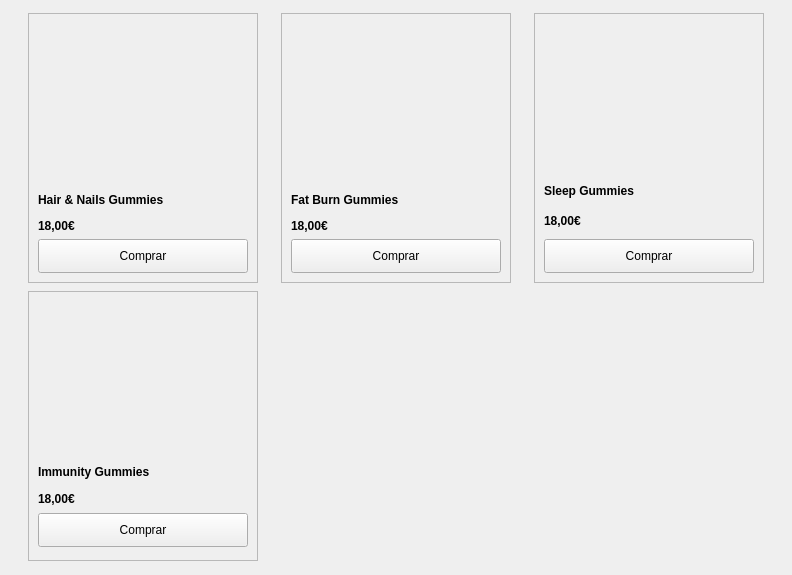
                    <widget class="QWidget" name="scrollAreaWidgetContents_7">
                     <property name="geometry">
                      <rect>
                       <x>0</x>
                       <y>-78</y>
                       <width>792</width>
                       <height>575</height>
                      </rect>
                     </property>
                     <layout class="QGridLayout" name="gridLayout_6">
                      <item row="1" column="0">
                       <widget class="QFrame" name="frame_26">
                        <property name="minimumSize">
                         <size>
                          <width>230</width>
                          <height>270</height>
                         </size>
                        </property>
                        <property name="maximumSize">
                         <size>
                          <width>230</width>
                          <height>270</height>
                         </size>
                        </property>
                        <property name="frameShape">
                         <enum>QFrame::StyledPanel</enum>
                        </property>
                        <property name="frameShadow">
                         <enum>QFrame::Raised</enum>
                        </property>
                        <layout class="QVBoxLayout" name="verticalLayout_46">
                         <item>
                          <widget class="QLabel" name="labelm_gum_4">
                           <property name="minimumSize">
                            <size>
                             <width>200</width>
                             <height>150</height>
                            </size>
                           </property>
                           <property name="maximumSize">
                            <size>
                             <width>200</width>
                             <height>150</height>
                            </size>
                           </property>
                           <property name="styleSheet">
                            <string notr="true">border-image: url(:/imagenes_gummies/z_gummies4.jpg);</string>
                           </property>
                           <property name="text">
                            <string/>
                           </property>
                          </widget>
                         </item>
                         <item>
                          <widget class="QLabel" name="label_59">
                           <property name="maximumSize">
                            <size>
                             <width>16777215</width>
                             <height>25</height>
                            </size>
                           </property>
                           <property name="font">
                            <font>
                             <weight>75</weight>
                             <bold>true</bold>
                             <stylestrategy>PreferDefault</stylestrategy>
                            </font>
                           </property>
                           <property name="text">
                            <string>Immunity Gummies</string>
                           </property>
                          </widget>
                         </item>
                         <item>
                          <widget class="QLabel" name="precioAvenaHinchada_13">
                           <property name="maximumSize">
                            <size>
                             <width>16777215</width>
                             <height>15</height>
                            </size>
                           </property>
                           <property name="font">
                            <font>
                             <weight>75</weight>
                             <bold>true</bold>
                             <stylestrategy>PreferDefault</stylestrategy>
                            </font>
                           </property>
                           <property name="text">
                            <string>18,00€</string>
                           </property>
                           <property name="scaledContents">
                            <bool>false</bool>
                           </property>
                          </widget>
                         </item>
                         <item>
                          <widget class="QPushButton" name="botonComprar_32">
                           <property name="minimumSize">
                            <size>
                             <width>200</width>
                             <height>34</height>
                            </size>
                           </property>
                           <property name="text">
                            <string>Comprar</string>
                           </property>
                          </widget>
                         </item>
                        </layout>
                       </widget>
                      </item>
                      <item row="0" column="1">
                       <widget class="QFrame" name="frame_24">
                        <property name="minimumSize">
                         <size>
                          <width>230</width>
                          <height>270</height>
                         </size>
                        </property>
                        <property name="maximumSize">
                         <size>
                          <width>230</width>
                          <height>270</height>
                         </size>
                        </property>
                        <property name="frameShape">
                         <enum>QFrame::StyledPanel</enum>
                        </property>
                        <property name="frameShadow">
                         <enum>QFrame::Raised</enum>
                        </property>
                        <layout class="QVBoxLayout" name="verticalLayout_44">
                         <item>
                          <widget class="QLabel" name="labelm_gum_2">
                           <property name="minimumSize">
                            <size>
                             <width>0</width>
                             <height>0</height>
                            </size>
                           </property>
                           <property name="maximumSize">
                            <size>
                             <width>200</width>
                             <height>200</height>
                            </size>
                           </property>
                           <property name="styleSheet">
                            <string notr="true">border-image: url(:/imagenes_gummies/z_gummies2.jpg);</string>
                           </property>
                           <property name="text">
                            <string/>
                           </property>
                          </widget>
                         </item>
                         <item>
                          <widget class="QLabel" name="label_55">
                           <property name="maximumSize">
                            <size>
                             <width>16777215</width>
                             <height>25</height>
                            </size>
                           </property>
                           <property name="font">
                            <font>
                             <weight>75</weight>
                             <bold>true</bold>
                             <stylestrategy>PreferDefault</stylestrategy>
                            </font>
                           </property>
                           <property name="text">
                            <string>Fat Burn Gummies</string>
                           </property>
                          </widget>
                         </item>
                         <item>
                          <widget class="QLabel" name="label_57">
                           <property name="maximumSize">
                            <size>
                             <width>16777215</width>
                             <height>15</height>
                            </size>
                           </property>
                           <property name="font">
                            <font>
                             <weight>75</weight>
                             <bold>true</bold>
                            </font>
                           </property>
                           <property name="text">
                            <string>18,00€</string>
                           </property>
                          </widget>
                         </item>
                         <item>
                          <widget class="QPushButton" name="botonComprar_30">
                           <property name="minimumSize">
                            <size>
                             <width>200</width>
                             <height>34</height>
                            </size>
                           </property>
                           <property name="text">
                            <string>Comprar</string>
                           </property>
                          </widget>
                         </item>
                        </layout>
                       </widget>
                      </item>
                      <item row="0" column="0">
                       <widget class="QFrame" name="frame_23">
                        <property name="minimumSize">
                         <size>
                          <width>230</width>
                          <height>270</height>
                         </size>
                        </property>
                        <property name="frameShape">
                         <enum>QFrame::StyledPanel</enum>
                        </property>
                        <property name="frameShadow">
                         <enum>QFrame::Raised</enum>
                        </property>
                        <layout class="QVBoxLayout" name="verticalLayout_43">
                         <item>
                          <widget class="QLabel" name="labelm_gum">
                           <property name="minimumSize">
                            <size>
                             <width>200</width>
                             <height>118</height>
                            </size>
                           </property>
                           <property name="maximumSize">
                            <size>
                             <width>200</width>
                             <height>200</height>
                            </size>
                           </property>
                           <property name="styleSheet">
                            <string notr="true">border-image: url(:/imagenes_gummies/z_gummies1.jpg);</string>
                           </property>
                           <property name="text">
                            <string/>
                           </property>
                          </widget>
                         </item>
                         <item>
                          <widget class="QLabel" name="label_54">
                           <property name="maximumSize">
                            <size>
                             <width>16777215</width>
                             <height>25</height>
                            </size>
                           </property>
                           <property name="font">
                            <font>
                             <weight>75</weight>
                             <bold>true</bold>
                             <stylestrategy>PreferDefault</stylestrategy>
                            </font>
                           </property>
                           <property name="text">
                            <string>Hair &amp; Nails Gummies</string>
                           </property>
                          </widget>
                         </item>
                         <item>
                          <widget class="QLabel" name="precioAvenaHinchada_12">
                           <property name="maximumSize">
                            <size>
                             <width>16777215</width>
                             <height>15</height>
                            </size>
                           </property>
                           <property name="font">
                            <font>
                             <weight>75</weight>
                             <bold>true</bold>
                             <stylestrategy>PreferDefault</stylestrategy>
                            </font>
                           </property>
                           <property name="text">
                            <string>18,00€</string>
                           </property>
                           <property name="scaledContents">
                            <bool>false</bool>
                           </property>
                          </widget>
                         </item>
                         <item>
                          <widget class="QPushButton" name="botonComprar_29">
                           <property name="minimumSize">
                            <size>
                             <width>200</width>
                             <height>34</height>
                            </size>
                           </property>
                           <property name="text">
                            <string>Comprar</string>
                           </property>
                          </widget>
                         </item>
                        </layout>
                       </widget>
                      </item>
                      <item row="0" column="2">
                       <widget class="QFrame" name="frame_25">
                        <property name="minimumSize">
                         <size>
                          <width>230</width>
                          <height>270</height>
                         </size>
                        </property>
                        <property name="maximumSize">
                         <size>
                          <width>230</width>
                          <height>270</height>
                         </size>
                        </property>
                        <property name="frameShape">
                         <enum>QFrame::StyledPanel</enum>
                        </property>
                        <property name="frameShadow">
                         <enum>QFrame::Raised</enum>
                        </property>
                        <layout class="QVBoxLayout" name="verticalLayout_45">
                         <item>
                          <widget class="QLabel" name="labelm_gum_3">
                           <property name="minimumSize">
                            <size>
                             <width>200</width>
                             <height>150</height>
                            </size>
                           </property>
                           <property name="maximumSize">
                            <size>
                             <width>200</width>
                             <height>150</height>
                            </size>
                           </property>
                           <property name="styleSheet">
                            <string notr="true">border-image: url(:/imagenes_gummies/z_gummies3.jpg);</string>
                           </property>
                           <property name="text">
                            <string/>
                           </property>
                          </widget>
                         </item>
                         <item>
                          <widget class="QLabel" name="label_56">
                           <property name="maximumSize">
                            <size>
                             <width>16777215</width>
                             <height>25</height>
                            </size>
                           </property>
                           <property name="font">
                            <font>
                             <weight>75</weight>
                             <bold>true</bold>
                             <stylestrategy>PreferDefault</stylestrategy>
                            </font>
                           </property>
                           <property name="text">
                            <string>Sleep Gummies</string>
                           </property>
                          </widget>
                         </item>
                         <item>
                          <widget class="QLabel" name="label_58">
                           <property name="font">
                            <font>
                             <weight>75</weight>
                             <bold>true</bold>
                            </font>
                           </property>
                           <property name="text">
                            <string>18,00€</string>
                           </property>
                          </widget>
                         </item>
                         <item>
                          <widget class="QPushButton" name="botonComprar_31">
                           <property name="minimumSize">
                            <size>
                             <width>200</width>
                             <height>34</height>
                            </size>
                           </property>
                           <property name="text">
                            <string>Comprar</string>
                           </property>
                          </widget>
                         </item>
                        </layout>
                       </widget>
                      </item>
                     </layout>
                    </widget>
